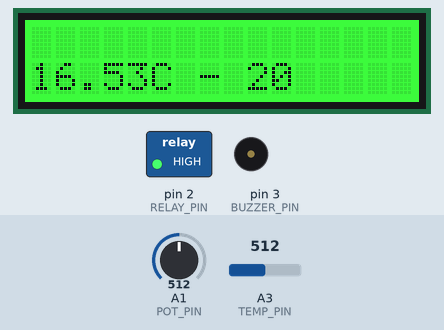
The sketch below on a simulated Arduino Uno, built with avr-gcc and run on an emulated ATmega328P. Parts: 16×2 character LCD, switched loads named in the sketch (green lamp = pin HIGH), buzzer (waves = sounding, pin HIGH). The test bench sets the inputs (shaded band); at power-on: A3 (TEMP_PIN) = 512, A1 (POT_PIN) = 512.

Above: at 7.2 s.
7.3 s: A3 (TEMP_PIN) set to 576
At 7.8 s:
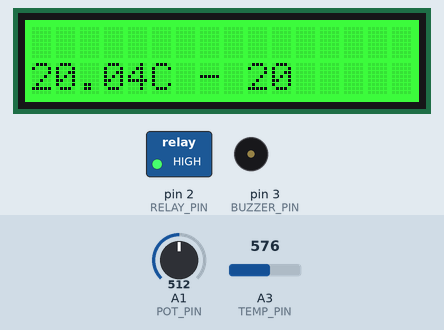
8.8 s: A3 (TEMP_PIN) set to 609
At 10.0 s:
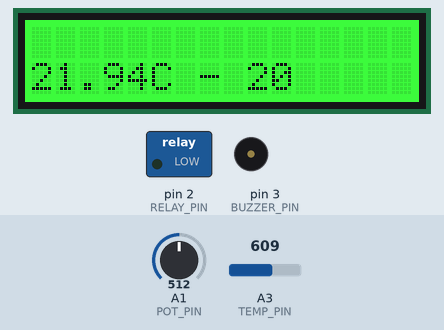
10.3 s: A1 (POT_PIN) set to 545
At 11.5 s:
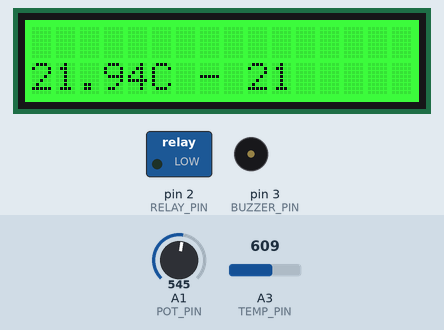
11.8 s: A1 (POT_PIN) set to 570
At 12.9 s:
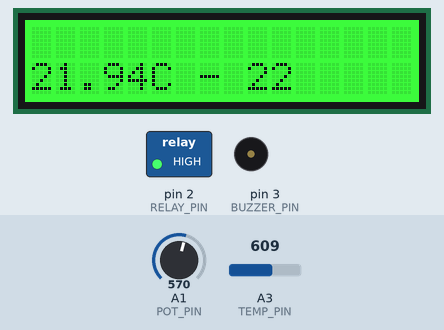
14.8 s: A1 (POT_PIN) set to 511
At 15.5 s:
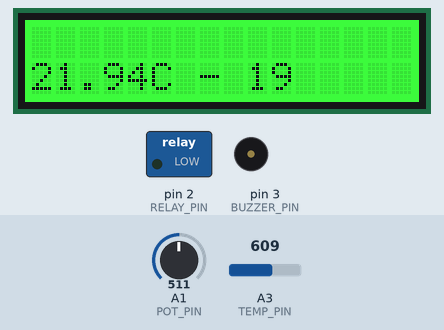
Timing chart, 0 to 17.4 s (numbered marks = the images above; inputs shaded):
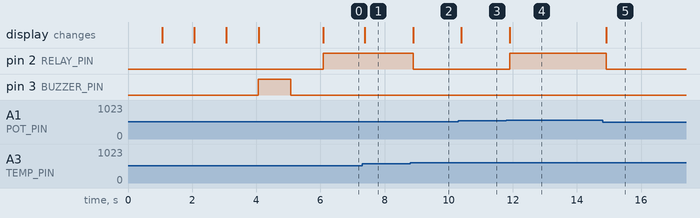

Measured:
- the behaviour switches between 592 and 593 on A3 (TEMP_PIN) (found by bisection; images 1 and 2)
- the behaviour switches between 562 and 563 on A1 (POT_PIN) (found by bisection; images 3 and 4)
- after the input at 7.3 s, the display: changes after 0.08 s (image 1)
- after the input at 8.8 s, pin 2 (RELAY_PIN): HIGH → LOW after 0.09 s; the display: changes after 0.09 s (image 2)
- after the input at 10.3 s, the display: changes after 0.09 s (image 3)
- after the input at 11.8 s, pin 2 (RELAY_PIN): LOW → HIGH after 0.10 s; the display: changes after 0.10 s (image 4)
- after the input at 14.8 s, pin 2 (RELAY_PIN): HIGH → LOW after 0.11 s; the display: changes after 0.11 s (image 5)

The sketch:

gionjinest.ino
```cpp
#include <Wire.h>
#include "rgb_lcd.h"

// Temperature sensor constants
const int B = 4275;                 // B value of the thermistor
const int R0 = 100000;            // R0 = 100k

#define POT_MODE  1
#define TIME_MODE 2
#define TEMP_MODE 3
#define TEMPTIME_MODE 4
#define IA_MODE 5

// state variables
int   heating_mode = POT_MODE;
float temperature  = 0;
int   light        = 0;
bool isHeatingOn = false;

//
int turnOnTemp = 10;

// pins
int BUTOON_PIN = A0;
int POT_PIN    = A1;
int TEMP_PIN   = A3;
int LIGHT_PIN  = A2;
int RELAY_PIN  = 2;
int BUZZER_PIN = 3;

rgb_lcd lcd;

void setup() {
  // put your setup code here, to run once:
  pinMode(RELAY_PIN,  OUTPUT);
  pinMode(BUZZER_PIN, OUTPUT);

  Serial.begin(115200);

  // LCD init
  lcdInit();

  // Reset condition
  reset();

  delay(1000);

}

void loop() {

  // leggo eventuali comandi da seriale
  if (Serial.available() > 0) {
     int incomingByte = Serial.read();

     // say what you got:
     Serial.print("I received: ");
     Serial.println(incomingByte, DEC);
  }

  // leggo tutti i sensori o bottoni
  temperature = readTemp();

  // aggiorno lo stato e le variabili
  if(heating_mode == POT_MODE)
    turnOnTemp  = readPot();

  decision();

  lcd.clear();

  lcd.setCursor(0,1);
  lcd.print( temperature );
  lcd.print("C - ");
  lcd.print( turnOnTemp );

  if(isHeatingOn){
    digitalWrite(RELAY_PIN, HIGH);
    }
  else{
    digitalWrite(RELAY_PIN, LOW);
  }

  delay(200);
}


void decision(){
  if(temperature < turnOnTemp)
    isHeatingOn = true;
  if(temperature > turnOnTemp + 1)
    isHeatingOn = false;
  }

void lcdInit(){
  // set up the LCD's number of columns and rows:
    lcd.begin(16, 2);
    delay(1000);
    lcd.setRGB(255, 0, 0);
    lcd.setCursor(0, 0);
    lcd.print("3");
    delay(1000);
    lcd.setRGB(255, 255, 0);
    lcd.setCursor(0, 0);
    lcd.print("2");
    delay(1000);
    lcd.setRGB(0, 255, 0);
    lcd.setCursor(0, 0);
    lcd.print("1");
    delay(1000);
    // Print a message to the LCD.

    buzzerOn();
    lcd.setCursor(0, 0);
    lcd.print("gionjinest");
    delay(1000);
    buzzerOff();
  }

void buzzerOn(){
  digitalWrite(BUZZER_PIN, HIGH);
  }

void buzzerOff(){
  digitalWrite(BUZZER_PIN, LOW);
  }

void reset(){
  digitalWrite(RELAY_PIN,  LOW);
  digitalWrite(BUZZER_PIN, LOW);
  }

int readPot(){
  int x = analogRead(POT_PIN);
  int y = map(x,0,1023,0,40);
  return y;
  }

float readTemp(){
  float R = 1023.0/((float)analogRead( TEMP_PIN ))-1.0;
  R = 100000.0*R;
  //convert to temperature via datasheet;
  float tt=1.00/(log(R/100000.0)/B+1/298.15)-273.15;

  return tt*0.66;
  }
```
